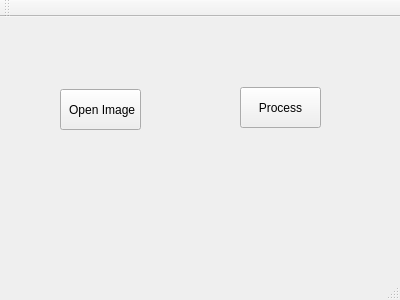
<?xml version="1.0" encoding="UTF-8"?>
<ui version="4.0">
 <class>MainWindow</class>
 <widget class="QMainWindow" name="MainWindow">
  <property name="geometry">
   <rect>
    <x>0</x>
    <y>0</y>
    <width>400</width>
    <height>300</height>
   </rect>
  </property>
  <property name="windowTitle">
   <string>MainWindow</string>
  </property>
  <widget class="QWidget" name="centralWidget">
   <widget class="QPushButton" name="openButton">
    <property name="geometry">
     <rect>
      <x>60</x>
      <y>72</y>
      <width>81</width>
      <height>41</height>
     </rect>
    </property>
    <property name="text">
     <string> Open Image</string>
    </property>
   </widget>
   <widget class="QPushButton" name="processButton">
    <property name="geometry">
     <rect>
      <x>240</x>
      <y>70</y>
      <width>81</width>
      <height>41</height>
     </rect>
    </property>
    <property name="text">
     <string>Process</string>
    </property>
   </widget>
  </widget>
  <widget class="QMenuBar" name="menuBar">
   <property name="geometry">
    <rect>
     <x>0</x>
     <y>0</y>
     <width>400</width>
     <height>20</height>
    </rect>
   </property>
  </widget>
  <widget class="QToolBar" name="mainToolBar">
   <attribute name="toolBarArea">
    <enum>TopToolBarArea</enum>
   </attribute>
   <attribute name="toolBarBreak">
    <bool>false</bool>
   </attribute>
  </widget>
  <widget class="QStatusBar" name="statusBar"/>
 </widget>
 <layoutdefault spacing="6" margin="11"/>
 <resources/>
 <connections/>
</ui>
